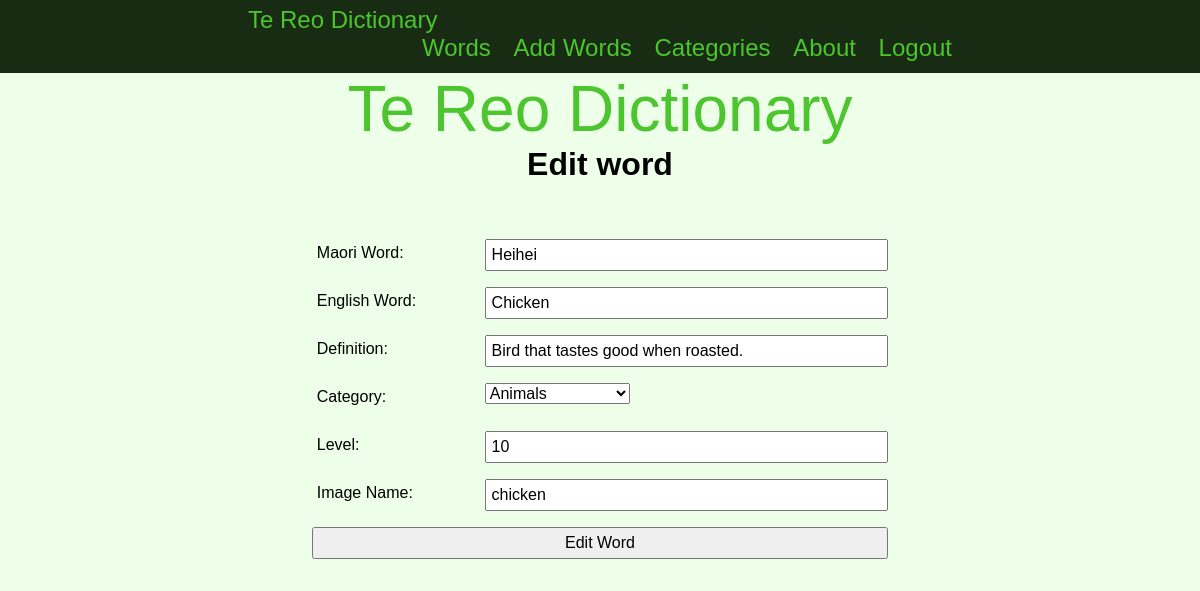
The page /edit/41 (signed in) on the database its author committed.
### tables this page shows
CREATE TABLE "words"
(
    id                integer
        constraint words_pk
            primary key autoincrement,
    english_word      varchar(30),
    maori_word        varchar(30),
    definition        varchar(100),
    category_id       integer
        constraint categrory_id
            references categories,
    level             integer,
    last_edited_date  date,
    last_edited_by_id integer
        constraint user_id
            references users,
    image_name        varchar(30)
);

CREATE TABLE categories
(
    category_id integer
        constraint categories_pk
            primary key autoincrement,
    category    varchar(30)
, image_name varchar(30));

### app.py (the view, shortened to what this page needs)
@app.route('/edit/<word_id>', methods=['POST', 'GET'])
def edit(word_id):
    if is_logged_in():
        if session['role'] != 'Teacher':
            return redirect('/')
    else:
        return redirect('/')
    word_info = database_select('SELECT * FROM words WHERE id=?',(word_id,))[0]
    return render_template('edit.html', logged_in=is_logged_in(), session_info=session_info(), categories=category_info(), word_info=word_info)

### app.py (called while the page is built)
def create_connection(db_file):
    try:
        connection = sqlite3.connect(db_file)
        return connection
    except Error as e:
        print(e)
    return None

def database_select(query, info):
    con = create_connection(DATABASE)
    cur = con.cursor()
    cur.execute(query, info)
    info = cur.fetchall()
    con.close()
    return info

def is_logged_in():
    if session.get('email') is None:
        return False
    else:
        return True

def session_info():
    return session

def category_info():
    return database_select('SELECT * FROM categories', ())

### templates/edit.html
{% extends "base.html" %}
{% block pageheading %}{% if word_info == None %}Add{% else %}Edit{% endif %} word{% endblock %}
{% block main %}
    <form class="form" method="POST">
        <div class="form-group">
            <div class="form-text-label">Maori Word:</div>
            <div class="form-element"><input type="text" name="maori" id="maori" maxlength="30" {% if word_info != None %} value="{{ word_info[2] }}" {% endif %} required></div>
        </div>
        <div class="form-group">
            <div class="form-text-label">English Word:</div>
            <div class="form-element"><input type="text" name="english" id="english" maxlength="30"  {% if word_info != None %} value="{{ word_info[1] }}" {% endif %}required></div>
        </div>
        <div class="form-group">
            <div class="form-text-label">Definition:</div>
            <div class="form-element"><input type="text" name="definition" id="definition" maxlength="100" {% if word_info != None %} value="{{ word_info[3] }}" {% endif %} required></div>
        </div>
        <div class="form-group">
            <div class="form-text-label">Category:</div>
            <div class="form-element">
                <select name="category" id="category">
                    {% for category in categories %}
                        <option {% if word_info != None %} {% if word_info[4] == category[0] %} selected {% endif %} {% endif %}>{{ category[1] }}</option>
                    {% endfor %}
                </select>
            </div>
        </div>
        <div class="form-group">
            <div class="form-text-label">Level:</div>
            <div class="form-element"><input type="number" name="level" id="level" min="1" max="10" {% if word_info != None %} value="{{ word_info[5] }}" {% endif %}></div>
        </div>
        <div class="form-group">
            <div class="form-text-label">Image Name:</div>
            <div class="form-element"><input type="text" name="image_name" id="image_name" maxlength="300" {% if word_info != None %} value="{{ word_info[8] }}" {% endif %}></div>
        </div>
        <div class="form-group">
            <div class="form-button"><input type="submit" value="{% if word_info == None %}Add{% else %}Edit{% endif %} Word"></div>
        </div>
    </form>
{% endblock %}

### static/TeReoDictionary.css (style rules this page uses)
* { font-family: 'Rage Italic', sans-serif; padding: 0; margin: 0; box-sizing: border-box; }
body { background-color: rgb(237, 255, 232); }
.form { width: 80%; margin: auto; padding-bottom: 1rem; margin-bottom: 20px; display: block; }
.form-group { padding-top: 3rem; }
.form-group input { padding: 0.3rem; width: 100%; }
.form-text-label { width: 30%; float: left; padding: 0.3rem; }
.form-element { width: 70%; float: left; }
.form-button { width: 100%; float: left; }

### rows shown on the page
words: maori "Heihei", english "Chicken", definition "Bird that tastes good when roasted.", category "Animals", level "10", image_name "chicken"
